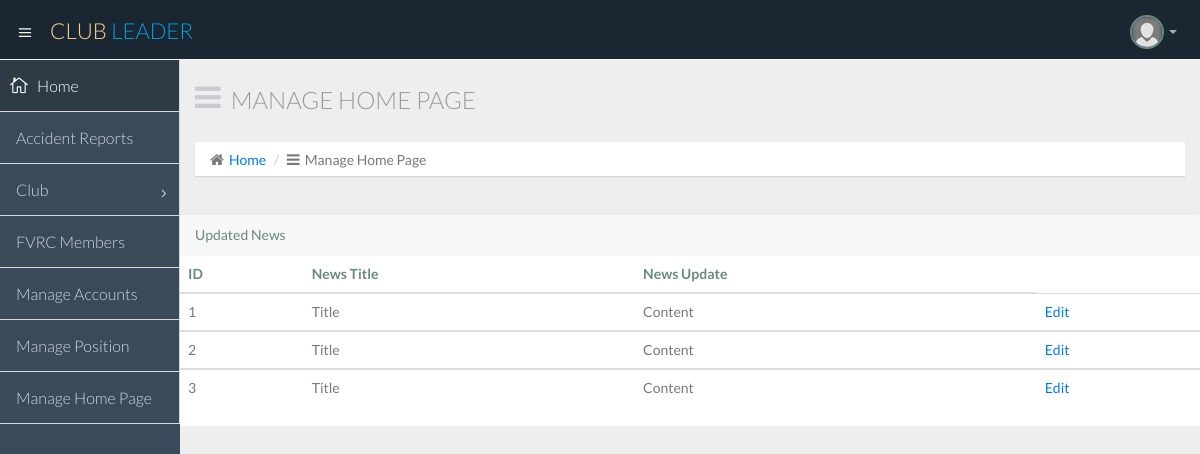
Screenshot of /club_leader_manage_homepage.php with the database file from the repository.
### tables this page shows
CREATE TABLE IF NOT EXISTS `update_news` (
  `Id` int(11) NOT NULL,
  `Title` varchar(100) NOT NULL,
  `News` varchar(1000) NOT NULL
);

### club_leader_manage_homepage.php (the view, shortened to what this page needs)
<!DOCTYPE html>
<html lang="en">
  <head>
    <link href="css/bootstrap.min.css" rel="stylesheet">
    <link href="css/bootstrap-theme.css" rel="stylesheet">
    <link href="css/elegant-icons-style.css" rel="stylesheet" />
    <link href="css/font-awesome.min.css" rel="stylesheet" />
    <link href="css/style.css" rel="stylesheet">
    <link href="css/style-responsive.css" rel="stylesheet" />
  </head>
  <body>
  <section id="container" class="">
      <header class="header dark-bg">
            <div class="toggle-nav">
                <div class="icon-reorder tooltips" data-original-title="Toggle Navigation" data-placement="bottom"><i class="icon_menu"></i></div>
            </div>
            <a href="club_leader_login.php" class="logo">Club <span class="lite">Leader</span></a>
            <div class="top-nav notification-row">
                <ul class="nav pull-right top-menu">
                    <li class="dropdown">
                        <a data-toggle="dropdown" class="dropdown-toggle" href="#">
                            <span class="profile-ava">
                                <img alt="" src="img/avatar1_small.jpg">
                            </span>
                            <b class="caret"></b>
                        </a>
                    </li>
                </ul>
            </div>
      </header>
           <aside>
          <div id="sidebar"  class="nav-collapse ">
              <ul class="sidebar-menu">
                  <li class="active">
<a class="" href="club_leader_login.php">
                          <i class="icon_house_alt"></i>
                          <span>Home</span>
                      </a>
                  </li>
				  <li class="sub-menu">
                        <a class="" href="club_leader_accident_reports.php">
                          <i class="!icon_genius"></i>
                          <span>Accident Reports</span>
                      </a>
                  </li>
                  <li class="sub-menu">
                       <a href="javascript:;" class="">
                          <i class="!icon_document_alt"></i>
                          <span>Club</span>
                          <span class="menu-arrow arrow_carrot-right"></span>
                      </a>
                  </li>
				  <li>
                      <a class="" href="club_leader_all_fvrc_members.php">
                          <i class="!icon_piechart"></i>
                          <span>FVRC Members</span>
                      </a>
                  </li>
                  <li>
                      <a class="" href="club_leader_manage_accounts.php">
                          <i class="!icon_genius"></i>
                          <span>Manage Accounts</span>
                      </a>
                  </li>
                  <li>
                      <a class="" href="club_leader_manage_positions.php">
                          <i class="!icon_piechart"></i>
                          <span>Manage Position</span>
                      </a>
                  </li>
				  <li>
                      <a class="" href="club_leader_manage_homepage.php">
                          <i class="!icon_piechart"></i>
                          <span>Manage Home Page</span>
                      </a>
                  </li>
              </ul>
          </div>
      </aside>
      <section id="main-content">
          <section class="wrapper">
		  <div class="row">
				<div class="col-lg-12">
					<h3 class="page-header"><i class="fa fa fa-bars"></i> Manage Home Page</h3>
					<ol class="breadcrumb">
						<li><i class="fa fa-home"></i><a href="club_leader_login.php">Home</a></li>
						<li><i class="fa fa-bars"></i>Manage Home Page</li>
					</ol>
				</div>
			</div>
			  <br>
			  <div class="row">
			   <header class="panel-heading">
                            Updated News
							<?php
								$query1=mysql_query("SELECT * from `update_news`");
							?>
                          </header>
                          <div style="background-color: white;" class="table-responsive">
                            <table class="table">
                              <thead>
                                <tr>
                                  <th>ID</th>
                                  <th>News Title</th>
                                  <th>News Update</th>
                                </tr>
                              </thead>
							  <?php
								while($row=mysql_fetch_array($query1)){
								?>
                              <tbody>
                                <tr>
                                  <td><?php  echo $row['Id']; ?></td>
                                  <td><?php echo $row['Title']; ?></td>
                                  <td><?php echo $row['News']; ?></td>
                               <?php  echo '<td class="">'."<a href='manage_homepage2.php?Id=".$row['Id']."'>Edit</a>".'</td>'.'</tr>' ?>
								 </tbody>
							<?php
							}
							?>
                            </table>
                          </div>
                      </section>
          </section>
      </section>
  </body>
</html>

### rows the page displays
update_news: Id "1", Title "Title", News "Content"
update_news: Id "2", Title "Title", News "Content"
update_news: Id "3", Title "Title", News "Content"
